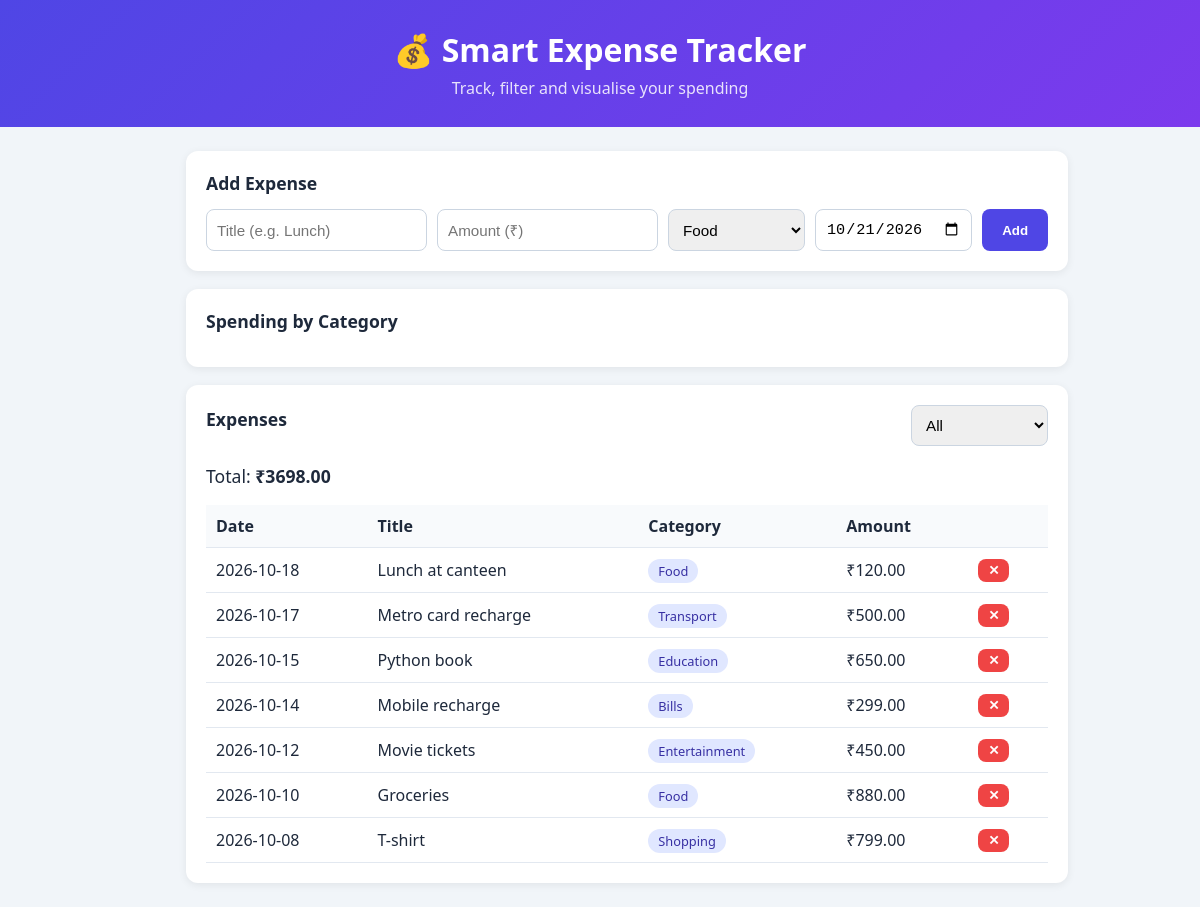
The page / on the database its author committed.
### tables this page shows
CREATE TABLE expenses (
                id INTEGER PRIMARY KEY AUTOINCREMENT,
                title TEXT NOT NULL,
                amount REAL NOT NULL,
                category TEXT NOT NULL,
                spent_on TEXT NOT NULL);

### app.py (the view)
@app.route("/")
def index():
    db = get_db()
    cat = request.args.get("category", "All")
    if cat != "All":
        rows = db.execute(
            "SELECT * FROM expenses WHERE category=? ORDER BY spent_on DESC, id DESC",
            (cat,),
        ).fetchall()
    else:
        rows = db.execute(
            "SELECT * FROM expenses ORDER BY spent_on DESC, id DESC"
        ).fetchall()
    total = sum(r["amount"] for r in rows)
    return render_template(
        "index.html",
        expenses=rows,
        total=total,
        categories=CATEGORIES,
        selected=cat,
        today=date.today().isoformat(),
    )

### app.py (called while the page is built)
def get_db():
    if "db" not in g:
        g.db = sqlite3.connect(DATABASE)
        g.db.row_factory = sqlite3.Row
    return g.db

### templates/index.html (shortened to what this page needs)
<!DOCTYPE html>
<html lang="en">
<head>
  <link rel="stylesheet" href="{{ url_for('static', filename='style.css') }}">
  <link rel="stylesheet" href="../static/style.css">
</head>
<body>
<header>
  <h1>💰 Smart Expense Tracker</h1>
  <p>Track, filter and visualise your spending</p>
</header>
<main>
  <section class="card">
    <h2>Add Expense</h2>
    <form action="{{ url_for('add') }}" method="post" class="grid">
      <input name="title" placeholder="Title (e.g. Lunch)" required>
      <input name="amount" type="number" step="0.01" min="0.01" placeholder="Amount (₹)" required>
      <select name="category">
        {% for c in categories %}
        <option value="{{ c }}">{{ c }}</option>
        {% endfor %}
      </select>
      <input name="spent_on" type="date" value="{{ today }}">
      <button type="submit">Add</button>
    </form>
  </section>
  <section class="card">
    <h2>Spending by Category</h2>
  </section>
  <section class="card">
    <div class="row">
      <h2>Expenses</h2>
      <form method="get">
        <select name="category" onchange="this.form.submit()">
          <option value="All" {{ 'selected' if selected=='All' }}>All</option>
        </select>
      </form>
    </div>
    <p class="total">Total: <strong>₹{{ '%.2f'|format(total) }}</strong></p>
    <table>
      <thead>
        <tr>
          <th>Date</th>
          <th>Title</th>
          <th>Category</th>
          <th>Amount</th>
          <th></th>
        </tr>
      </thead>
      <tbody>
      {% for e in expenses %}
        <tr>
          <td>{{ e.spent_on }}</td>
          <td>{{ e.title }}</td>
          <td><span class="tag">{{ e.category }}</span></td>
          <td>₹{{ '%.2f'|format(e.amount) }}</td>
          <td>
            <form action="{{ url_for('delete', expense_id=e.id, category=(selected if selected != 'All' else None)) }}" method="post">
              <button class="del" title="Delete expense">✕</button>
            </form>
          </td>
        </tr>
      {% else %}
        <tr><td colspan="5" class="empty">No expenses yet.</td></tr>
      {% endfor %}
      </tbody>
    </table>
  </section>
</main>
</body>
</html>

### static/style.css (style rules this page uses)
* { box-sizing: border-box; }
body { margin: 0; font-family: "Segoe UI", Arial, sans-serif; background: #f1f5f9; color: #1e293b; }
header { background: linear-gradient(135deg, #4f46e5, #7c3aed); color: #fff; padding: 28px; text-align: center; }
header h1 { margin: 0; }
header p { margin: 6px 0 0; opacity: 0.85; }
main { max-width: 860px; margin: 24px auto; padding: 0 16px; display: grid; gap: 18px; }
.card { background: #fff; border-radius: 12px; padding: 20px; box-shadow: 0 2px 8px rgba(0, 0, 0, 0.07); }
.card h2 { margin: 0 0 14px; font-size: 1.1rem; }
.grid { display: grid; grid-template-columns: 2fr 1fr 1fr 1fr auto; gap: 10px; }
input, select { padding: 10px; border: 1px solid #cbd5e1; border-radius: 8px; font-size: 0.95rem; }
button { background: #4f46e5; color: #fff; border: 0; border-radius: 8px; padding: 10px 20px; cursor: pointer; font-weight: 600; transition: background 0.15s ease-in-out; }
.row { display: flex; justify-content: space-between; align-items: center; }
.total { font-size: 1.1rem; }
table { width: 100%; border-collapse: collapse; }
th, td { text-align: left; padding: 10px; border-bottom: 1px solid #e2e8f0; }
th { background: #f8fafc; }
.tag { background: #e0e7ff; color: #3730a3; padding: 3px 10px; border-radius: 99px; font-size: 0.8rem; font-weight: 500; }
.del { background: #ef4444; padding: 4px 10px; }

### templates/index.html (style rules this page uses)
* { box-sizing: border-box; }
body { margin: 0; font-family: "Segoe UI", Arial, sans-serif; background: #f1f5f9; color: #1e293b; }
header { background: linear-gradient(135deg, #4f46e5, #7c3aed); color: #fff; padding: 28px; text-align: center; }
header h1 { margin: 0; }
header p { margin: 6px 0 0; opacity: 0.85; }
main { max-width: 860px; margin: 24px auto; padding: 0 16px; display: grid; gap: 18px; }
.card { background: #fff; border-radius: 12px; padding: 20px; box-shadow: 0 2px 8px rgba(0, 0, 0, 0.07); }
.card h2 { margin: 0 0 14px; font-size: 1.1rem; }
.grid { display: grid; grid-template-columns: 2fr 1fr 1fr 1fr auto; gap: 10px; }
input, select { padding: 10px; border: 1px solid #cbd5e1; border-radius: 8px; font-size: 0.95rem; }
button { background: #4f46e5; color: #fff; border: 0; border-radius: 8px; padding: 10px 20px; cursor: pointer; font-weight: 600; transition: background 0.15s ease-in-out; }
.row { display: flex; justify-content: space-between; align-items: center; }
.total { font-size: 1.1rem; }
table { width: 100%; border-collapse: collapse; }
th, td { text-align: left; padding: 10px; border-bottom: 1px solid #e2e8f0; }
th { background: #f8fafc; }
.tag { background: #e0e7ff; color: #3730a3; padding: 3px 10px; border-radius: 99px; font-size: 0.8rem; font-weight: 500; }
.del { background: #ef4444; padding: 4px 10px; }

### rows shown on the page
expenses: spent_on "2026-10-18", title "Lunch at canteen", category "Food", amount "120.00"
expenses: spent_on "2026-10-17", title "Metro card recharge", category "Transport", amount "500.00"
expenses: spent_on "2026-10-15", title "Python book", category "Education", amount "650.00"
expenses: spent_on "2026-10-14", title "Mobile recharge", category "Bills", amount "299.00"
expenses: spent_on "2026-10-12", title "Movie tickets", category "Entertainment", amount "450.00"
expenses: spent_on "2026-10-10", title "Groceries", category "Food", amount "880.00"
expenses: spent_on "2026-10-08", title "T-shirt", category "Shopping", amount "799.00"

### other values the page prints
{{ '%.2f'|format(total) }} "3698.00"
form field category "Food"
